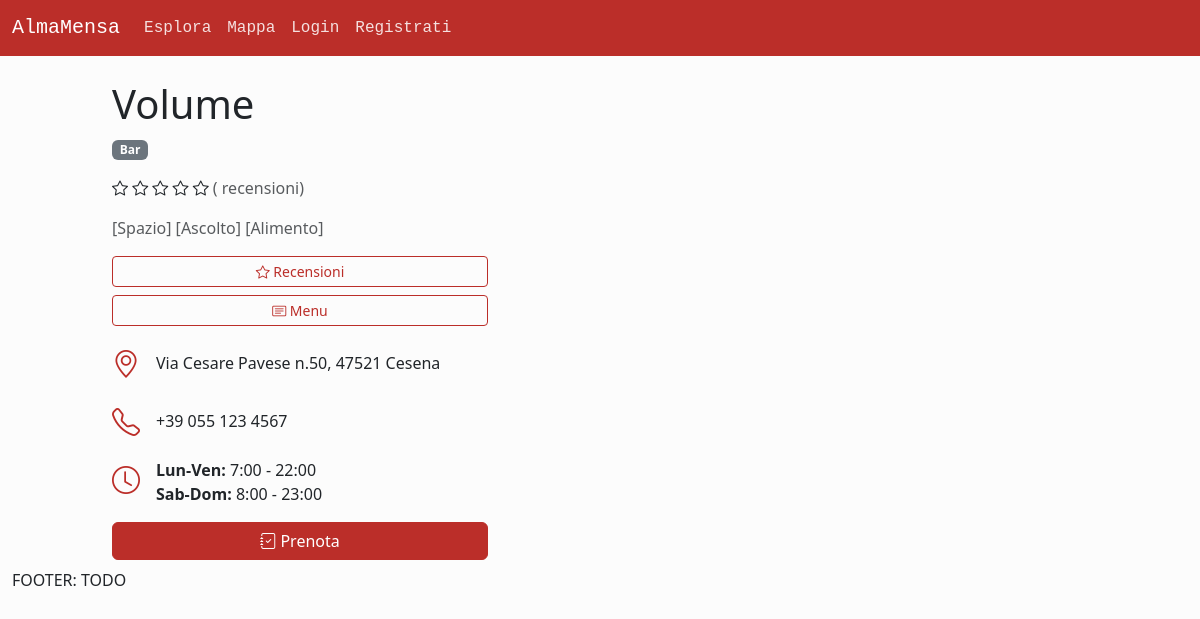
The app's page /canteen_details.php?id=1, older data.
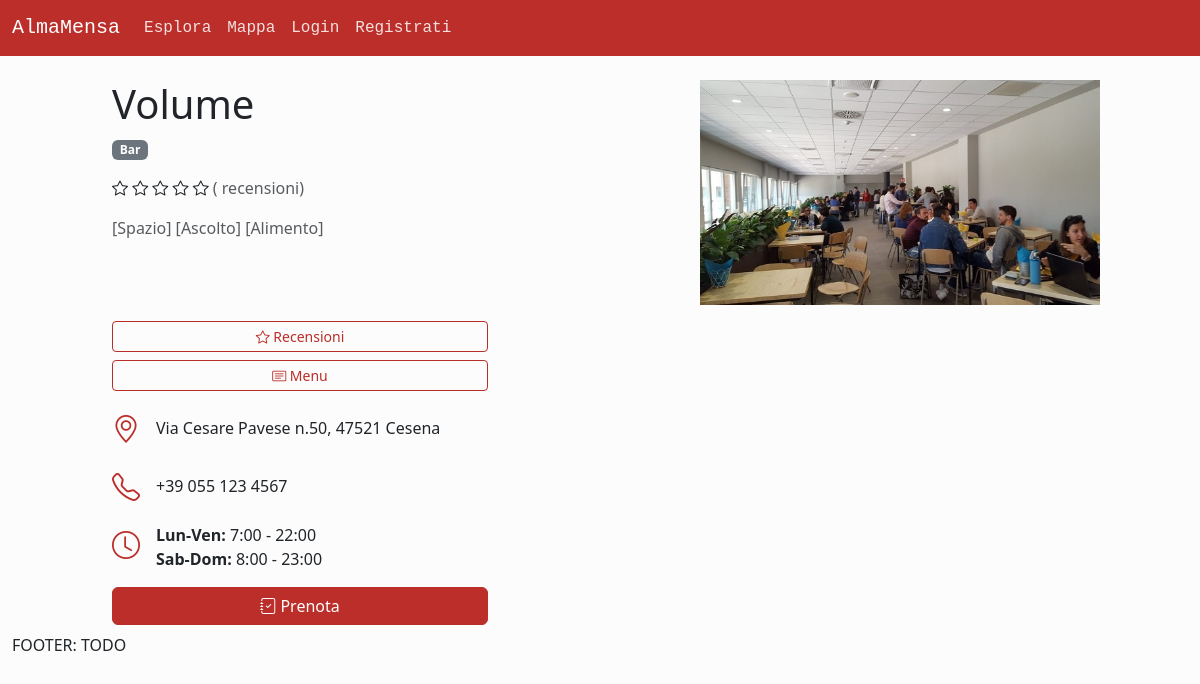
The same page, newer data.
### tables this page shows
CREATE TABLE `mense` (
  `id` int(11) NOT NULL,
  `email` varchar(100) NOT NULL,
  `nome` varchar(50) NOT NULL,
  `descrizione` varchar(255) NOT NULL,
  `ind_civico` varchar(10) NOT NULL,
  `ind_via` varchar(100) NOT NULL,
  `ind_comune` varchar(50) NOT NULL,
  `ind_cap` int(11) NOT NULL,
  `coo_latitudine` varchar(15) NOT NULL,
  `coo_longitudine` varchar(15) NOT NULL,
  `num_posti` int(11) NOT NULL,
  `immagine` varchar(255) DEFAULT NULL,
  `id_categoria` int(11) NOT NULL,
  `media_recensioni` decimal(3,2) NOT NULL,
  `num_recensioni` int(11) NOT NULL
);

CREATE TABLE `categorie` (
  `id` int(11) NOT NULL,
  `nome` varchar(25) NOT NULL
);

### public/canteen_details.php (called while the page is built, shortened)
<?php
require_once '../src/bootstrap.php';
if (isset($_GET["id"])) {
    $templateParams["canteen"] = $dbh->getCanteenById($_GET["id"]);
} else {
    header("Location: explore.php");
    exit();
}
require '../src/template/base.php';
?>

### src/database.php (called while the page is built, shortened)
<?php
class DatabaseHelper{
    private $db;
    public function __construct($servername, $username, $password, $dbname, $port){
        $this->db = new mysqli($servername, $username, $password, $dbname, $port);
    }
    public function getCanteenById($id) {
        $stmt = $this->db->prepare("SELECT m.*, r.media_voti, r.num_voti, c.nome AS categoria FROM mense AS m LEFT JOIN (SELECT id_mensa, TRUNCATE(AVG(voto), 1) as media_voti, COUNT(voto) AS num_voti FROM `recensioni` GROUP BY id_mensa) AS r ON m.id = r.id_mensa JOIN categorie c ON m.id_categoria = c.id WHERE m.id = ?;");
        $stmt->bind_param("i", $id);
        $stmt->execute();
        $result = $stmt->get_result();
        if ($result->num_rows > 0) {
            $c = $result->fetch_assoc();
            return new Canteen($c["id"], $c["email"], $c["nome"], $c["descrizione"], $c["ind_civico"], $c["ind_via"], $c["ind_comune"], $c["ind_cap"], $c["coo_latitudine"], $c["coo_longitudine"], $c["num_posti"], $c["immagine"], $c["categoria"], $c["media_voti"], $c["num_voti"]);
        } else {
            return null;
        }
    }
}
?>

### src/bootstrap.php (called while the page is built, shortened)
<?php
require_once("classes.php");
require_once("database.php");
$dbh = new DatabaseHelper("localhost", "root", "", "almamensa", 3306);
?>

### src/classes.php (called while the page is built, shortened)
<?php
class Address implements JsonSerializable {
    public $num;
    public $avenue;
    public $municipality;
    public $postalCode;
    public function __construct($n, $a, $m, $p) {
        $this->num = $n;
        $this->avenue = $a;
        $this->municipality = $m;
        $this->postalCode = $p;
    }
    public function getFormatted() {
        return $this->avenue . " n." . $this->num . ", " . $this->postalCode . " " . $this->municipality;
    }
}
class Canteen implements JsonSerializable {
    private $name;
    private $desc;
    private $address;
    private $img;
    private $category;
    public function __construct($id, $email, $name, $desc, $number, $avenue, $municipality, $postalCode, $lat, $long, $maxSeatings, $img, $category, $avgReviews, $numReviews) {
        $this->name = $name;
        $this->desc = $desc;
        $this->address = new Address($number, $avenue, $municipality, $postalCode);
        $this->img = empty($img) ? "" : $img;
        $this->category = $category;
    }
    public function getName() {
        return $this->name;
    }
    public function getDescription() {
        return $this->desc;
    }
    public function getAddress() {
        return $this->address;
    }
    public function getImg() {
        return $this->img;
    }
    public function getCategory() {
        return $this->category;
    }
}
?>

### src/template/canteen_details.php (the view)
<?php
    $canteen = $templateParams["canteen"];
    require("canteen_header.php");
?>
        <section class="row justify-content-center d-md-block">
            <div class="col-5 col-md-4 offset-md-1 d-grid gap-2 mb-md-2">
                <a class="btn btn-outline-primary btn-sm" role="button" href="reviews.php"><span class="bi bi-star"></span>&nbsp;Recensioni</a>
            </div>
            <div class="col-5 col-md-4 offset-md-1 d-grid gap-2">
                <a class="btn btn-outline-primary btn-sm" role="button" href="menu.php"><span class="bi bi-card-text"></span>&nbsp;Menu</a>
            </div>
        </section>
        <section class="row justify-content-center justify-content-md-start mt-3">
            <div class="col-10 col-md-9 offset-md-1">
                <ul class="list-unstyled">
                    <li class="d-flex align-items-center mb-3">
                        <span class="bi bi-geo-alt text-primary fs-3 me-3"></span>
                        <?php echo $canteen->getAddress()->getFormatted(); ?>
                    </li>
                    <li class="d-flex align-items-center mb-3">
                        <span class="bi bi-telephone text-primary fs-3 me-3"></span>
                        +39 055 123 4567
                    </li>
                    <li class="d-flex align-items-start">
                        <span class="bi bi-clock text-primary fs-3 me-3"></span>
                        <div>
                            <span class="mb-1"><strong>Lun-Ven:</strong> 7:00 - 22:00</span><br/>
                            <span><strong>Sab-Dom:</strong> 8:00 - 23:00</span>
                        </div>
                    </li>
                </ul>
            </div>
        </section>
        <section class="row justify-content-center d-md-block">
            <div class="col-10 col-md-4 offset-md-1 d-grid gap-2">
                <a class="btn btn-primary" role="button" href="reservation.php"><span class="bi bi-journal-check"></span>&nbsp;Prenota</a>
            </div>
        </section>

### src/template/canteen_header.php (shortened to what the changed rows need)
<header class="row justify-content-center mt-md-4">
    <?php if (!empty($canteen->getImg())): ?>
    <div class="col-12 col-md-4 offset-md-1 order-md-2 p-0">
        <img src="<?php echo UPLOAD_DIR . $canteen->getImg(); ?>" class="img-fluid mb-3" alt="">
    </div>
    <div class="col-10 col-md-5 order-md-1">
    <?php else: ?>
    <div class="col-10">
    <?php endif; ?>
        <h1><?php echo $canteen->getName() ?></h1>
        <p class="badge bg-secondary"><?php echo $canteen->getCategory() ?></p>
        <p>
            <?php for ($i = 1; $i <= $canteen->getAvgReviews(); $i++): ?>
                <span class="bi bi-star-fill"></span>
            <?php endfor;
            for ( ; $i <= 5; $i++): ?>
                <span class="bi bi-star"></span>
            <?php endfor;
            echo $canteen->getAvgReviews(); ?>
            <span class="text-body-secondary">(<?php echo $canteen->getNumReviews(); ?> recensioni)</span>
        </p>
        <p class="text-body-secondary"><?php echo $canteen->getDescription(); ?></p>
    </div>
</header>

Row changes from the older to the newer data that the page shows:
changed mense "Volume": immagine empty → "Volume.jpg" (drawn); immagine: picture added
